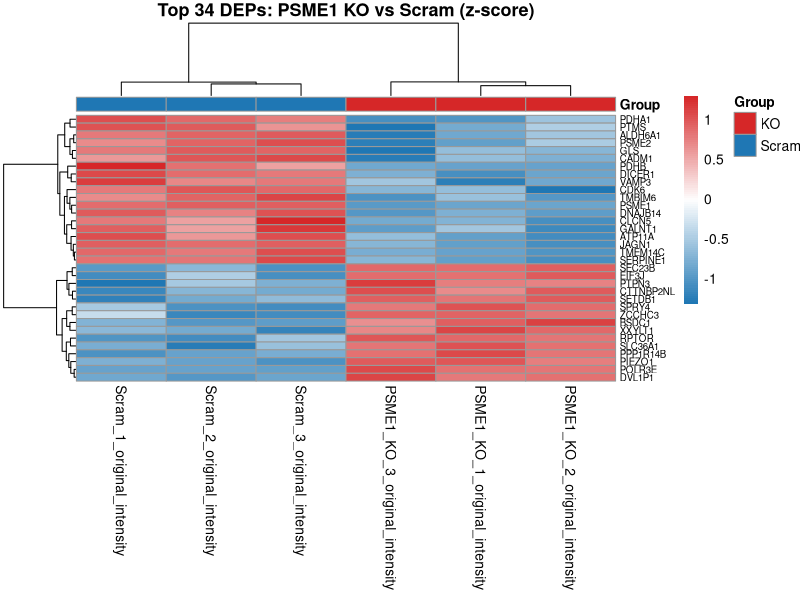
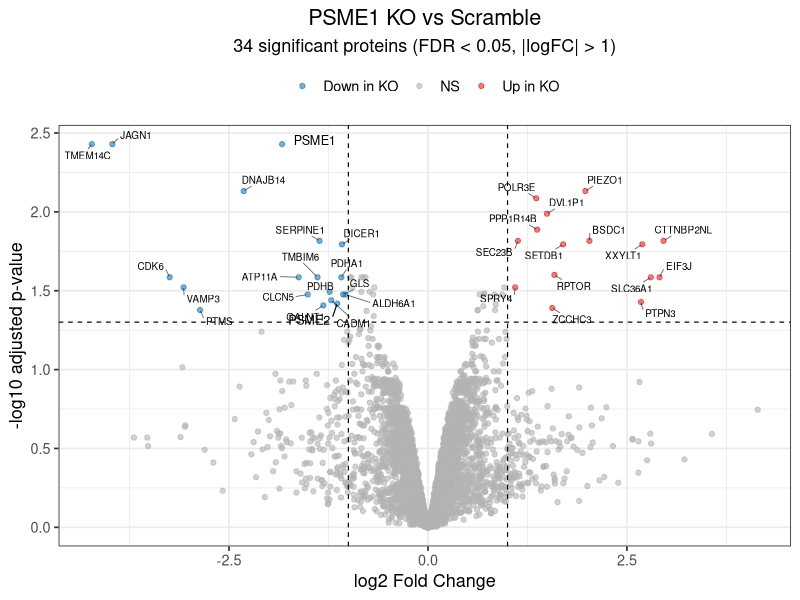

Source code (R) for these figures, in order:
# deanalysis.R
# Input:  results/psme1_vs_scram_normalized.csv
# Output: results/DEA_results.csv, results/psme1_kd_volcano_plot.pdf, results/psme1_kd_heatmap.pdf

library(limma)
library(ggplot2)
library(pheatmap)
library(dplyr)
library(tibble)
library(ggrepel)

# 1. Load normalized matrix
cat("[1/6] Loading normalized data...\n")
mat <- read.csv("results/psme1_vs_scram_normalized.csv", row.names = 1)
mat <- as.matrix(mat)
cat(sprintf("      %d proteins x %d samples\n", nrow(mat), ncol(mat)))

# 2. Define groups and design matrix
cat("[2/6] Building design matrix...\n")
group <- factor(c("PSME1_KO", "PSME1_KO", "PSME1_KO", "Scram", "Scram", "Scram"))
design <- model.matrix(~ 0 + group)
colnames(design) <- levels(group)

# Contrast: KO vs Scram (positive logFC = higher in KO)
contrast_matrix <- makeContrasts(PSME1_KO - Scram, levels = design)

# 3. Fit limma model
# eBayes borrows variance information across all proteins —
# critical for statistical stability with only 3 replicates per group
cat("[3/6] Fitting limma model with eBayes...\n")
fit  <- lmFit(mat, design)
fit2 <- contrasts.fit(fit, contrast_matrix)
fit2 <- eBayes(fit2)

# 4. Extract and save full results
cat("[4/6] Extracting results...\n")
results <- topTable(fit2, coef = 1, number = Inf, sort.by = "P") %>%
  rownames_to_column("ProteinID")

results <- results %>%
  mutate(
    significant = adj.P.Val < 0.05 & abs(logFC) > 1,
    direction   = case_when(
      adj.P.Val < 0.05 & logFC >  1 ~ "Up in KO",
      adj.P.Val < 0.05 & logFC < -1 ~ "Down in KO",
      TRUE                           ~ "NS"
    )
  )

write.csv(results, "results/DEA_results.csv", row.names = FALSE)
n_sig <- sum(results$significant)
cat(sprintf("      Significant hits (FDR < 0.05, |logFC| > 1): %d proteins\n", n_sig))
cat(sprintf("      Up in KO: %d  |  Down in KO: %d\n",
    sum(results$direction == "Up in KO"),
    sum(results$direction == "Down in KO")))

# 5. Volcano plot
cat("[5/6] Generating volcano plot...\n")

# All significant proteins excluding PSME1/PSME2 — kept separate to avoid duplicates
sig_labels <- results %>%
  filter(significant & !ProteinID %in% c("PSME1", "PSME2"))

# PSME1/PSME2 as their own exclusive set for bold formatting
psme_labels <- results %>%
  filter(ProteinID %in% c("PSME1", "PSME2"))

volcano <- ggplot(results, aes(x = logFC, y = -log10(adj.P.Val), color = direction)) +
  geom_point(alpha = 0.6, size = 1.5) +
  scale_color_manual(values = c(
    "Up in KO"   = "#d62728",
    "Down in KO" = "#1f77b4",
    "NS"         = "grey70"
  )) +
  geom_vline(xintercept = c(-1, 1), linetype = "dashed", color = "black", linewidth = 0.4) +
  geom_hline(yintercept = -log10(0.05), linetype = "dashed", color = "black", linewidth = 0.4) +
  # All significant hits labeled with small black pointer lines
  ggrepel::geom_text_repel(
    data              = sig_labels,
    aes(label         = ProteinID),
    size              = 2.5,
    color             = "black",
    segment.color     = "black",
    segment.size      = 0.3,
    segment.alpha     = 0.6,
    box.padding       = 0.3,
    min.segment.length = 0,
    max.overlaps      = Inf
  ) +
  # PSME1/PSME2 bold and slightly larger to stand out as KO targets
  ggrepel::geom_text_repel(
    data          = psme_labels,
    aes(label     = ProteinID),
    size          = 3.2,
    color         = "black",
    segment.color = "black",
    segment.size  = 0.4,
    box.padding   = 0.5,
    max.overlaps  = Inf
  ) +
  labs(
    title    = "PSME1 KO vs Scramble",
    subtitle = sprintf("%d significant proteins (FDR < 0.05, |logFC| > 1)", n_sig),
    x        = "log2 Fold Change",
    y        = "-log10 adjusted p-value",
    color    = NULL
  ) +
  theme_bw(base_size = 13) +
  theme(
  legend.position = "top",
  plot.title    = element_text(hjust = 0.5),
  plot.subtitle = element_text(hjust = 0.5)
  )

ggsave("results/psme1_kd_volcano_plot.png", volcano, width = 7, height = 6)
cat("      Saved: results/psme1_kd_volcano_plot.png\n")

# 6. Heatmap of top 50 significant proteins
cat("[6/6] Generating heatmap...\n")

sig_proteins <- results %>%
  filter(significant) %>%
  arrange(adj.P.Val) %>%
  slice_head(n = 50) %>%
  pull(ProteinID)

if (length(sig_proteins) > 1) {
  heatmap_mat <- mat[sig_proteins, ]

  # Z-score per protein so colour reflects relative change, not absolute intensity
  heatmap_mat_z <- t(scale(t(heatmap_mat)))

  annotation_col <- data.frame(
    Group = c("KO", "KO", "KO", "Scram", "Scram", "Scram"),
    row.names = colnames(heatmap_mat_z)
  )
  ann_colors <- list(Group = c(KO = "#d62728", Scram = "#1f77b4"))

  png("results/psme1_kd_heatmap.png", width = 8, height = 12, units = "in", res = 150)
  pheatmap(
    heatmap_mat_z,
    annotation_col    = annotation_col,
    annotation_colors = ann_colors,
    color             = colorRampPalette(c("#1f77b4", "white", "#d62728"))(100),
    cluster_rows      = TRUE,
    cluster_cols      = TRUE,
    show_rownames     = TRUE,
    fontsize_row      = 7,
    main              = sprintf("Top %d DEPs: PSME1 KO vs Scram (z-score)", length(sig_proteins))
  )
  dev.off()
  cat("      Saved: results/psme1_kd_heatmap.png\n")
} else {
  cat("      Not enough significant proteins for heatmap.\n")
}

cat("\nDEA complete. Run 02_annotate.py next to add gene descriptions to DEA_results.csv\n")
